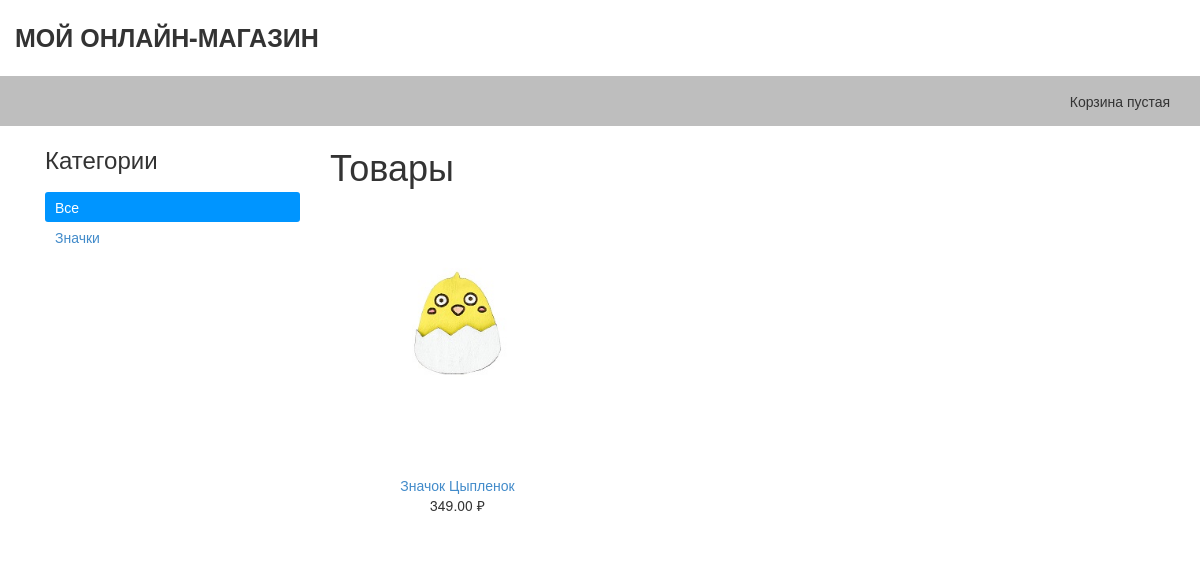
The app's page /, older data.
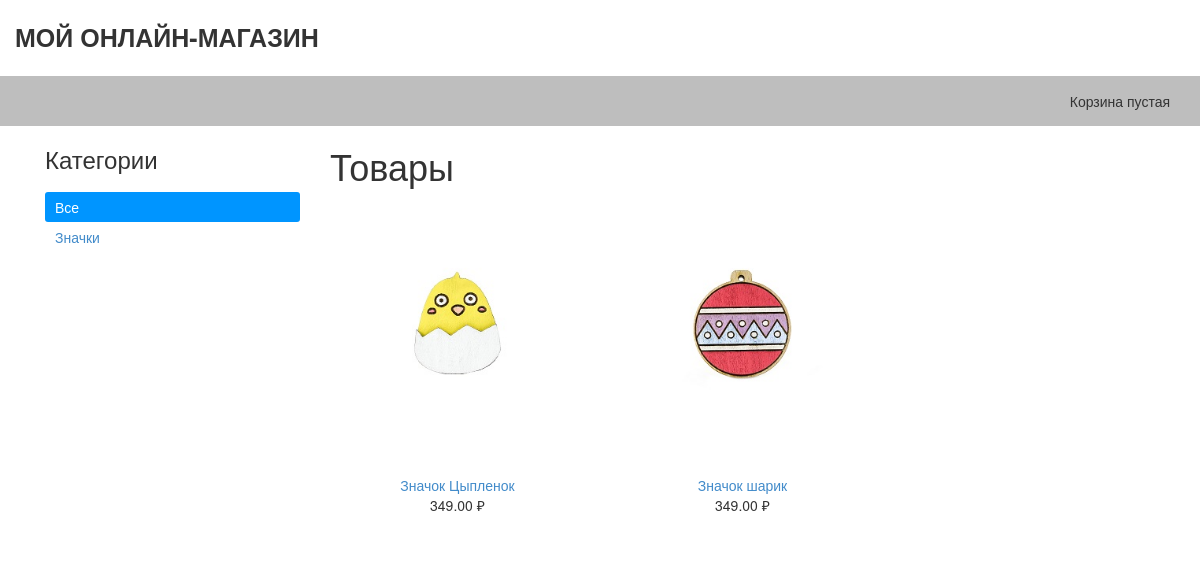
The same page, newer data.
### shop/models.py (models this page shows, shortened)
class Category(models.Model):
    name = models.CharField(max_length=200, db_index=True)
    slug = models.SlugField(max_length=200, db_index=True, unique=True)
    class Meta:
        ordering = ['name']
        verbose_name = 'Категория'
        verbose_name_plural = 'Категории'
    def get_absolute_url(self):
        return reverse('shop:ProductListByCategory', args=[self.slug])

class Product(models.Model):
    category = models.ForeignKey(Category, related_name='products', verbose_name="Категория")
    name = models.CharField(max_length=200, db_index=True, verbose_name="Название")
    slug = models.SlugField(max_length=200, db_index=True)
    image = models.ImageField(upload_to='products/%Y/%m/%d/', blank=True, verbose_name="Изображение товара")
    description = models.TextField(blank=True, verbose_name="Описание")
    price = models.DecimalField(max_digits=10, decimal_places=2, verbose_name="Цена")
    stock = models.PositiveIntegerField(verbose_name="На складе")
    available = models.BooleanField(default=True, verbose_name="Доступен")
    created = models.DateTimeField(auto_now_add=True)
    updated = models.DateTimeField(auto_now=True)
    class Meta:
        ordering = ['name']
        verbose_name = 'Товар'
        verbose_name_plural = 'Товары'
        index_together = [
            ['id', 'slug']
        ]
    def get_absolute_url(self):
        return reverse('shop:ProductDetail', args=[self.id, self.slug])

### shop/views.py (the view)
# urls.py: url(r'^$', views.product_list, name='ProductList'),
def product_list(request, category_slug=None):
    category = None
    categories = Category.objects.all()
    products = Product.objects.filter(available=True)
    if category_slug:
        category = get_object_or_404(Category, slug=category_slug)
        products = products.filter(category=category)
    return render(request, 'shop/product/list.html', {
        'category': category,
        'categories': categories,
        'products': products
    })

### cart/cart.py (called while the page is built)
    def __len__(self):
        return sum(item['quantity'] for item in self.cart.values())

### cart/context_processors.py (called while the page is built)
def cart(request):
    return {'cart': Cart(request)}

### shop/templates/shop/product/list.html (shortened to what this page needs)
{% extends 'shop/base.html' %}
{% load static %}
{% block content %}
<div id="sidebar" class="col-sm-3">
    <h3>Категории</h3>
    <ul>
        <a href="{% url 'shop:ProductList' %}">
            <li {% if not category %} class="selected" {% endif %}>
                Все
            </li>
        </a>
        {% for cat in categories %}
        <a href="{{ cat.get_absolute_url }}">
            <li {% if category.slug == cat.slug %} class="selected" {% endif %}>
                {{ cat.name }}
            </li>
        </a>
        {% endfor %}
    </ul>
</div>
<div id="main" class="product_list col-sm-9">
    <h1>{% if category %}{{ category.name }}{% else %}Товары{% endif %}</h1>
    <div class="items row">
        {% for product in products %}
        <div class="item col-sm-4">
            <a href="{{ product.get_absolute_url }}">
                <img src="{% if product.image %}{{ product.image.url }}{% else %}{% static 'img/no-image.jpg'%}{% endif %}"
                     class="img-responsive">
            </a>
            <a href="{{ product.get_absolute_url }}">{{ product.name }}</a><br>
            {{ product.price }} &#x20bd;
        </div>
        {% endfor %}
    </div>
</div>
{% endblock %}

### shop/templates/shop/base.html (shortened to what this page needs)
{% load static %}
<!DOCTYPE html>
<html lang="en">
<head>
    <link rel="stylesheet" href="{% static 'css/bootstrap.min.css' %}">
    <link rel="stylesheet" href="{% static 'css/style.css' %}">
</head>
<body>
<section id="header">
    <div class="top container">
        Мой Онлайн-Магазин
    </div>
    <div class="top-bl">
        <div class="container">
            <div class="cart">
                {% with total_items=cart|length %}
                {% if cart|length > 0 %}
                Ваша корзина:
                <a href="{% url 'cart:CartDetail' %}">
                    {{ total_items }} тов. {{ cart.get_total_price }} &#x20bd;
                </a>
                {% else %}
                Корзина пустая
                {% endif %}
                {% endwith %}
            </div>
        </div>
    </div>
</section>
<section id="content row" class="container">
    {% block content %}{% endblock %}
</section>
</body>
</html>

### shop/static/css/style.css (style rules this page uses)
.top { padding: 20px 0; font-size: 25px; font-weight: 600; text-transform: uppercase; }
.top-bl { background: #bebebe; padding: 15px; }
.top-bl .cart { float: right; }
#sidebar ul { list-style: none; margin: 0; padding: 0; margin-top: 20px; }
#sidebar ul li { padding: 5px 10px; }
#sidebar ul li.selected { background: #0095ff; color: white; border-radius: 3px; }
.items { margin-top: 20px; }
.item { text-align: center; margin-bottom: 30px; }
.item a img { margin-bottom: 15px; }

Row changes from the older to the newer data that the page shows:
added Product: image (picture), name "Значок шарик", price "349.00"
